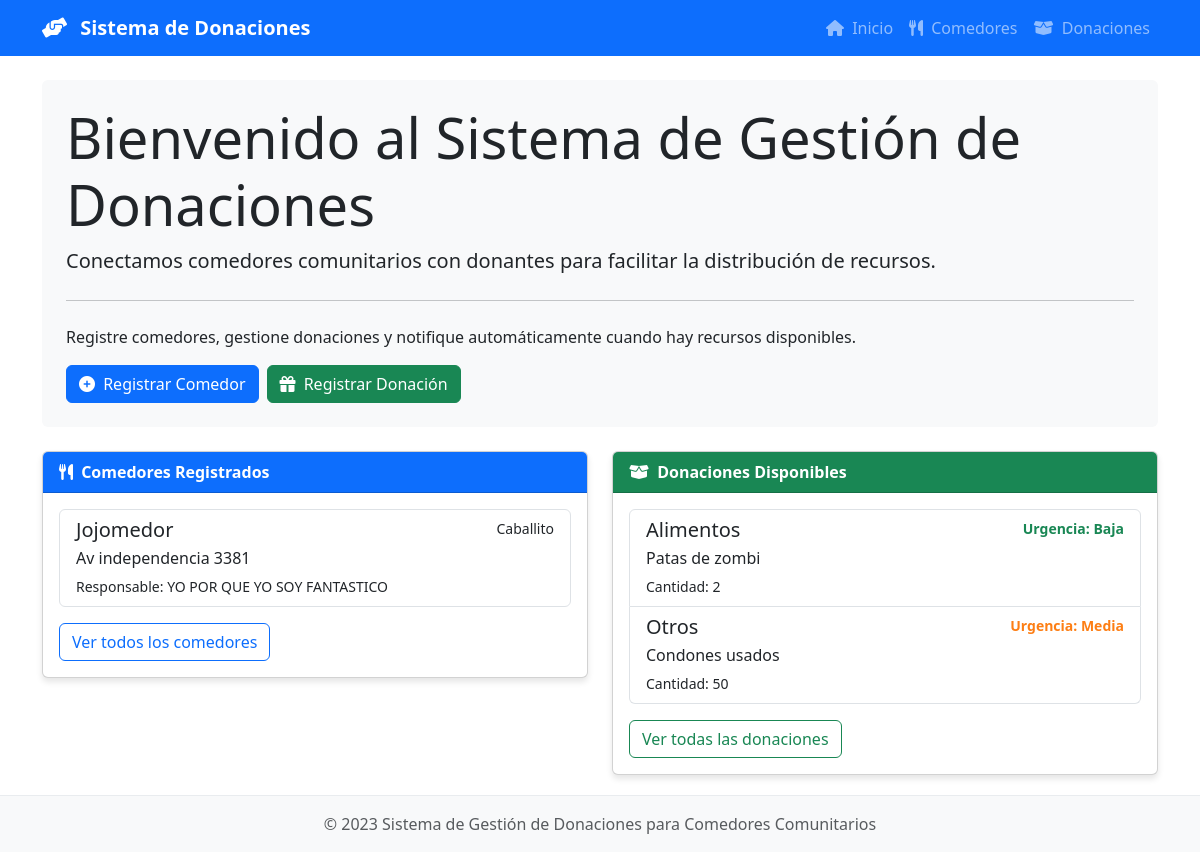
The page / on the database its author committed.
### app/models.py (models this page shows)
class Comedor(Base):
    __tablename__ = "comedores"
    id = Column(Integer, primary_key=True, index=True)
    nombre = Column(String(100), nullable=False)
    barrio = Column(String(100), nullable=False)
    direccion = Column(String(200), nullable=False)
    responsable = Column(String(100), nullable=False)
    telefono = Column(String(20), nullable=False)
    email = Column(String(100), nullable=False)
    notificaciones = relationship("Notificacion", back_populates="comedor")
    donaciones_recibidas = relationship("Donacion", back_populates="comedor_asignado")

class Donacion(Base):
    __tablename__ = "donaciones"
    id = Column(Integer, primary_key=True, index=True)
    tipo = Column(String(50), nullable=False)  # Alimentos, Ropa, Útiles, etc.
    descripcion = Column(Text, nullable=False)
    cantidad = Column(Integer, nullable=False)
    urgencia = Column(String(20), nullable=False)  # Alta, Media, Baja
    fecha_registro = Column(DateTime, nullable=False)
    estado = Column(String(20), nullable=False)  # disponible, asignada, entregada
    comedor_asignado_id = Column(Integer, ForeignKey("comedores.id"), nullable=True)
    comedor_asignado = relationship("Comedor", back_populates="donaciones_recibidas")
    notificaciones = relationship("Notificacion", back_populates="donacion")

### app/main.py (the view)
@app.get("/", response_class=HTMLResponse)
async def home(request: Request, db: Session = Depends(get_db)):
    comedores = db.query(Comedor).all()
    donaciones = db.query(Donacion).filter(Donacion.estado == "disponible").all()
    return templates.TemplateResponse("index.html", {
        "request": request,
        "comedores": comedores,
        "donaciones": donaciones
    })

### app/templates/index.html (shortened to what this page needs)
{% extends "base.html" %}
{% block content %}
<div class="row">
    <div class="col-12 mb-4">
        <div class="jumbotron bg-light p-4 rounded">
            <h1 class="display-4">Bienvenido al Sistema de Gestión de Donaciones</h1>
            <p class="lead">Conectamos comedores comunitarios con donantes para facilitar la distribución de recursos.</p>
            <hr class="my-4">
            <p>Registre comedores, gestione donaciones y notifique automáticamente cuando hay recursos disponibles.</p>
            <div class="d-flex gap-2">
                <a class="btn btn-primary" href="/comedores/nuevo" role="button">
                    <i class="fas fa-plus-circle me-1"></i> Registrar Comedor
                </a>
                <a class="btn btn-success" href="/donaciones/nueva" role="button">
                    <i class="fas fa-gift me-1"></i> Registrar Donación
                </a>
            </div>
        </div>
    </div>
</div>
<div class="row">
    <div class="col-md-6">
        <div class="card">
            <div class="card-header bg-primary text-white">
                <i class="fas fa-utensils me-1"></i> Comedores Registrados
            </div>
            <div class="card-body">
                {% if comedores %}
                <div class="list-group">
                    {% for comedor in comedores %}
                    <a href="/comedores/{{ comedor.id }}/notificaciones" class="list-group-item list-group-item-action">
                        <div class="d-flex w-100 justify-content-between">
                            <h5 class="mb-1">{{ comedor.nombre }}</h5>
                            <small>{{ comedor.barrio }}</small>
                        </div>
                        <p class="mb-1">{{ comedor.direccion }}</p>
                        <small>Responsable: {{ comedor.responsable }}</small>
                    </a>
                    {% endfor %}
                </div>
                {% else %}
                <div class="alert alert-info">
                    No hay comedores registrados aún.
                </div>
                {% endif %}
                <div class="mt-3">
                    <a href="/comedores" class="btn btn-outline-primary">Ver todos los comedores</a>
                </div>
            </div>
        </div>
    </div>
    <div class="col-md-6">
        <div class="card">
            <div class="card-header bg-success text-white">
                <i class="fas fa-box-open me-1"></i> Donaciones Disponibles
            </div>
            <div class="card-body">
                {% if donaciones %}
                <div class="list-group">
                    {% for donacion in donaciones %}
                    <div class="list-group-item">
                        <div class="d-flex w-100 justify-content-between">
                            <h5 class="mb-1">{{ donacion.tipo }}</h5>
                            <small class="
                                {% if donacion.urgencia == 'Media' %}urgencia-media{% endif %}
                                {% if donacion.urgencia == 'Baja' %}urgencia-baja{% endif %}
                            ">
                                Urgencia: {{ donacion.urgencia }}
                            </small>
                        </div>
                        <p class="mb-1">{{ donacion.descripcion }}</p>
                        <small>Cantidad: {{ donacion.cantidad }}</small>
                    </div>
                    {% endfor %}
                </div>
                {% else %}
                <div class="alert alert-info">
                    No hay donaciones disponibles en este momento.
                </div>
                {% endif %}
                <div class="mt-3">
                    <a href="/donaciones" class="btn btn-outline-success">Ver todas las donaciones</a>
                </div>
            </div>
        </div>
    </div>
</div>
{% endblock %}

### app/templates/base.html (style rules this page uses)
.card { margin-bottom: 20px; box-shadow: 0 4px 6px rgba(0, 0, 0, 0.1); }
.card-header { font-weight: bold; }
.urgencia-media { color: #fd7e14; font-weight: bold; }
.urgencia-baja { color: #198754; font-weight: bold; }

### rows shown on the page
Comedor: nombre "Jojomedor", barrio "Caballito", direccion "Av independencia 3381", responsable "YO POR QUE YO SOY FANTASTICO"
Donacion: tipo "Alimentos", urgencia "Baja", descripcion "Patas de zombi", cantidad "2"
Donacion: tipo "Otros", urgencia "Media", descripcion "Condones usados", cantidad "50"
